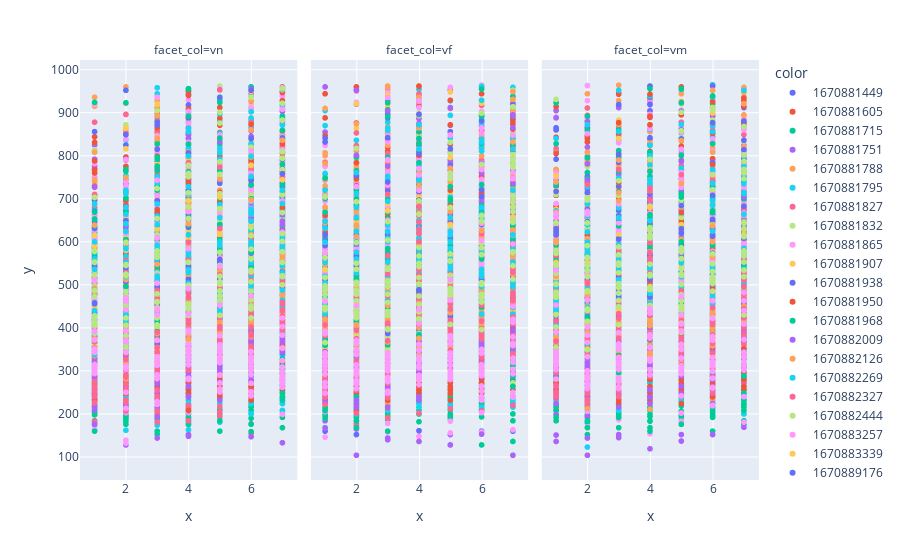

Notebook cell for this chart:
### Code cell
#Let's have a llok at the same graph with the cleaned data
all_data.Word_number = pd.to_numeric(all_data.Word_number)
fig = px.scatter(x=all_data.Word_number, y=all_data.Reading_time, 
                 facet_col = all_data.verb_gender, color=all_data.Time_received)
fig.show()
# all the reaction time now lays between 100 and 1000 ms
